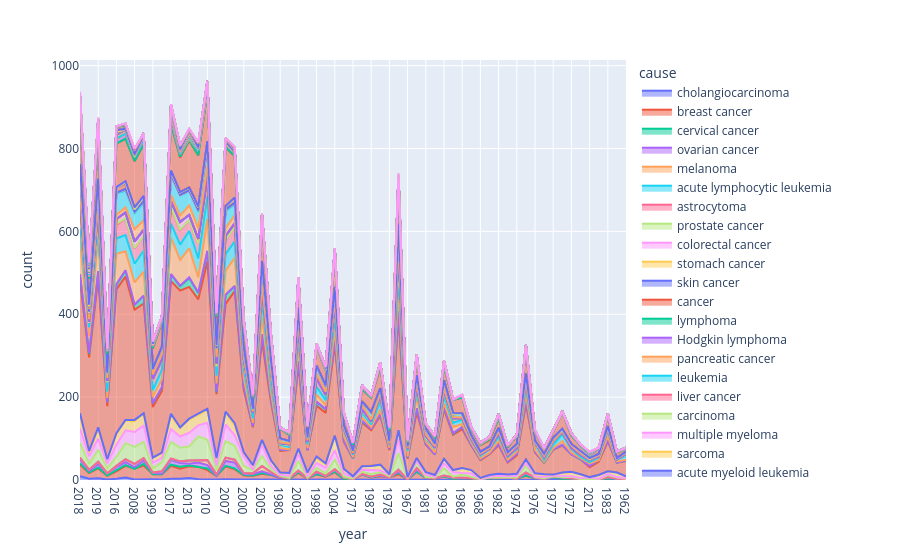

Source (notebook cell):
### Code cell
fig = px.area(table, x="year", y="count", color="cause",
              line_group="cid")
fig.show()
